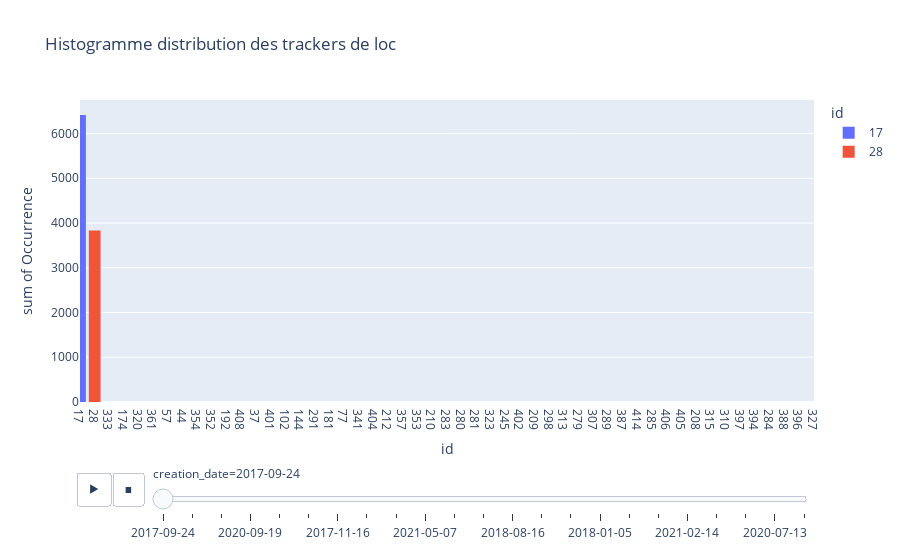

The cell this chart's notebook holds for it:
### Code cell
px.histogram(trackers, 
             x="id", 
             y="Occurrence", 
             color="id", 
             animation_frame="creation_date",
             range_x=[0,50],
             title="Histogramme distribution des trackers de loc")

### Figure 1 — Plotly figure (JSON) as saved in the notebook; plotly's stock layout.template omitted (floating-point values rounded to 4 significant figures)
{"data": [{"alignmentgroup": "True", "bingroup": "x", "histfunc": "sum", "hovertemplate": "id=%{x}<br>creation_date=2017-09-24<br>sum of Occurrence=%{y}<extra></extra>", "legendgroup": "17", "marker": {"color": "#636efa", "pattern": {"shape": ""}}, "name": "17", "offsetgroup": "17", "orientation": "v", "showlegend": true, "type": "histogram", "x": ["17"], "xaxis": "x", "y": [6412], "yaxis": "y"}, {"alignmentgroup": "True", "bingroup": "x", "histfunc": "sum", "hovertemplate": "id=%{x}<br>creation_date=2017-09-24<br>sum of Occurrence=%{y}<extra></extra>", "legendgroup": "28", "marker": {"color": "#EF553B", "pattern": {"shape": ""}}, "name": "28", "offsetgroup": "28", "orientation": "v", "showlegend": true, "type": "histogram", "x": ["28"], "xaxis": "x", "y": [3835], "yaxis": "y"}], "layout": {"barmode": "relative", "legend": {"title": {"text": "id"}, "tracegroupgap": 0}, "sliders": [{"active": 0, "currentvalue": {"prefix": "creation_date="}, "len": 0.9, "pad": {"b": 10, "t": 60}, "steps": [{"args": [["2017-09-24"], {"frame": {"duration": 0, "redraw": true}, "fromcurrent": true, "mode": "immediate", "transition": {"duration": 0, "easing": "linear"}}], "label": "2017-09-24", "method": "animate"}, {"args": [["2020-11-25"], {"frame": {"duration": 0, "redraw": true}, "fromcurrent": true, "mode": "immediate", "transition": {"duration": 0, "easing": "linear"}}], "label": "2020-11-25", "method": "animate"}, {"args": [["2019-03-10"], {"frame": {"duration": 0, "redraw": true}, "fromcurrent": true, "mode": "immediate", "transition": {"duration": 0, "easing": "linear"}}], "label": "2019-03-10", "method": "animate"}, {"args": [["2020-09-19"], {"frame": {"duration": 0, "redraw": true}, "fromcurrent": true, "mode": "immediate", "transition": {"duration": 0, "easing": "linear"}}], "label": "2020-09-19", "method": "animate"}, {"args": [["2021-02-28"], {"frame": {"duration": 0, "redraw": true}, "fromcurrent": true, "mode": "immediate", "transition": {"duration": 0, "easing": "linear"}}], "label": "2021-02-28", "method": "animate"}, {"args": [["2017-12-03"], {"frame": {"duration": 0, "redraw": true}, "fromcurrent": true, "mode": "immediate", "transition": {"duration": 0, "easing": "linear"}}], "label": "2017-12-03", "method": "animate"}, {"args": [["2017-11-16"], {"frame": {"duration": 0, "redraw": true}, "fromcurrent": true, "mode": "immediate", "transition": {"duration": 0, "easing": "linear"}}], "label": "2017-11-16", "method": "animate"}, {"args": [["2021-01-24"], {"frame": {"duration": 0, "redraw": true}, "fromcurrent": true, "mode": "immediate", "transition": {"duration": 0, "easing": "linear"}}], "label": "2021-01-24", "method": "animate"}, {"args": [["2019-04-15"], {"frame": {"duration": 0, "redraw": true}, "fromcurrent": true, "mode": "immediate", "transition": {"duration": 0, "easing": "linear"}}], "label": "2019-04-15", "method": "animate"}, {"args": [["2021-05-07"], {"frame": {"duration": 0, "redraw": true}, "fromcurrent": true, "mode": "immediate", "transition": {"duration": 0, "easing": "linear"}}], "label": "2021-05-07", "method": "animate"}, {"args": [["2017-09-28"], {"frame": {"duration": 0, "redraw": true}, "fromcurrent": true, "mode": "immediate", "transition": {"duration": 0, "easing": "linear"}}], "label": "2017-09-28", "method": "animate"}, {"args": [["2018-03-04"], {"frame": {"duration": 0, "redraw": true}, "fromcurrent": true, "mode": "immediate", "transition": {"duration": 0, "easing": "linear"}}], "label": "2018-03-04", "method": "animate"}, {"args": [["2018-08-16"], {"frame": {"duration": 0, "redraw": true}, "fromcurrent": true, "mode": "immediate", "transition": {"duration": 0, "easing": "linear"}}], "label": "2018-08-16", "method": "animate"}, {"args": [["2020-02-25"], {"frame": {"duration": 0, "redraw": true}, "fromcurrent": true, "mode": "immediate", "transition": {"duration": 0, "easing": "linear"}}], "label": "2020-02-25", "method": "animate"}, {"args": [["2019-03-19"], {"frame": {"duration": 0, "redraw": true}, "fromcurrent": true, "mode": "immediate", "transition": {"duration": 0, "easing": "linear"}}], "label": "2019-03-19", "method": "animate"}, {"args": [["2018-01-05"], {"frame": {"duration": 0, "redraw": true}, "fromcurrent": true, "mode": "immediate", "transition": {"duration": 0, "easing": "linear"}}], "label": "2018-01-05", "method": "animate"}, {"args": [["2020-12-13"], {"frame": {"duration": 0, "redraw": true}, "fromcurrent": true, "mode": "immediate", "transition": {"duration": 0, "easing": "linear"}}], "label": "2020-12-13", "method": "animate"}, {"args": [["2019-06-20"], {"frame": {"duration": 0, "redraw": true}, "fromcurrent": true, "mode": "immediate", "transition": {"duration": 0, "easing": "linear"}}], "label": "2019-06-20", "method": "animate"}, {"args": [["2021-02-14"], {"frame": {"duration": 0, "redraw": true}, "fromcurrent": true, "mode": "immediate", "transition": {"duration": 0, "easing": "linear"}}], "label": "2021-02-14", "method": "animate"}, {"args": [["2019-11-09"], {"frame": {"duration": 0, "redraw": true}, "fromcurrent": true, "mode": "immediate", "transition": {"duration": 0, "easing": "linear"}}], "label": "2019-11-09", "method": "animate"}, {"args": [["2020-06-08"], {"frame": {"duration": 0, "redraw": true}, "fromcurrent": true, "mode": "immediate", "transition": {"duration": 0, "easing": "linear"}}], "label": "2020-06-08", "method": "animate"}, {"args": [["2020-07-13"], {"frame": {"duration": 0, "redraw": true}, "fromcurrent": true, "mode": "immediate", "transition": {"duration": 0, "easing": "linear"}}], "label": "2020-07-13", "method": "animate"}, {"args": [["2021-03-12"], {"frame": {"duration": 0, "redraw": true}, "fromcurrent": true, "mode": "immediate", "transition": {"duration": 0, "easing": "linear"}}], "label": "2021-03-12", "method": "animate"}], "x": 0.1, "xanchor": "left", "y": 0, "yanchor": "top"}], "title": {"text": "Histogramme distribution des trackers de loc"}, "updatemenus": [{"buttons": [{"args": [null, {"frame": {"duration": 500, "redraw": true}, "fromcurrent": true, "mode": "immediate", "transition": {"duration": 500, "easing": "linear"}}], "label": "&#9654;", "method": "animate"}, {"args": [[null], {"frame": {"duration": 0, "redraw": true}, "fromcurrent": true, "mode": "immediate", "transition": {"duration": 0, "easing": "linear"}}], "label": "&#9724;", "method": "animate"}], "direction": "left", "pad": {"r": 10, "t": 70}, "showactive": false, "type": "buttons", "x": 0.1, "xanchor": "right", "y": 0, "yanchor": "top"}], "xaxis": {"anchor": "y", "categoryarray": ["17", "28", "333", "174", "320", "361", "57", "44", "354", "352", "192", "408", "37", "401", "102", "144", "291", "181", "77", "341", "404", "212", "357", "353", "210", "283", "280", "281", "323", "245", "402", "209", "298", "313", "279", "307", "289", "387", "414", "285", "406", "405", "208", "315", "310", "397", "394", "284", "388", "396", "327", "389", "345", "351", "358", "398"], "categoryorder": "array", "domain": [0, 1], "range": [0, 50], "title": {"text": "id"}}, "yaxis": {"anchor": "x", "domain": [0, 1], "title": {"text": "sum of Occurrence"}}}}
